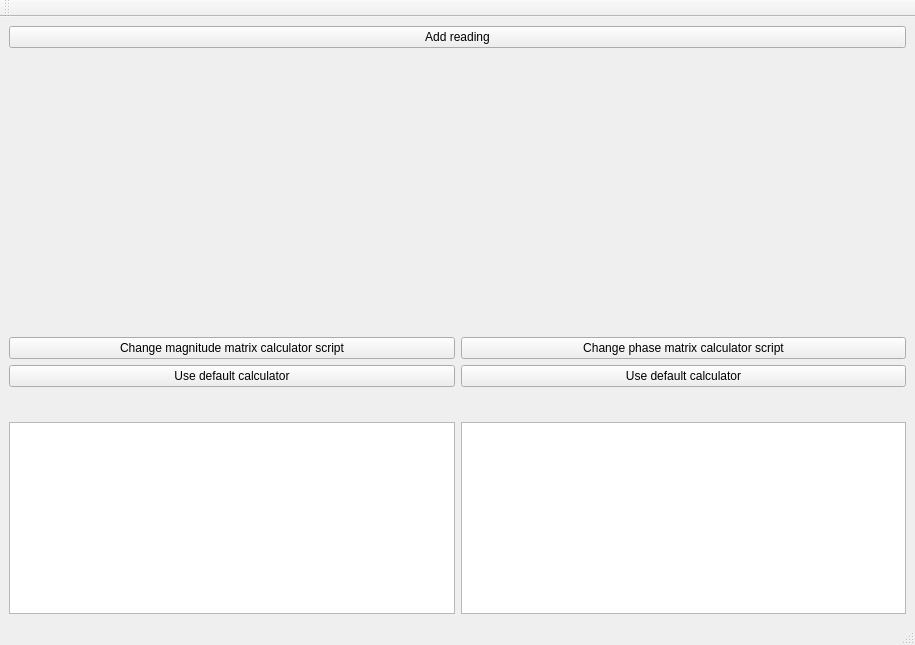
<?xml version="1.0" encoding="UTF-8"?>
<ui version="4.0">
 <class>MainWindow</class>
 <widget class="QMainWindow" name="MainWindow">
  <property name="geometry">
   <rect>
    <x>0</x>
    <y>0</y>
    <width>915</width>
    <height>645</height>
   </rect>
  </property>
  <property name="windowTitle">
   <string>MainWindow</string>
  </property>
  <widget class="QWidget" name="centralwidget">
   <layout class="QVBoxLayout" name="verticalLayout">
    <item>
     <widget class="QPushButton" name="AddReadingButton">
      <property name="text">
       <string>Add reading</string>
      </property>
     </widget>
    </item>
    <item>
     <widget class="ImpedanceGraphWidget" name="graphViewWidget" native="true"/>
    </item>
    <item>
     <layout class="QGridLayout" name="gridLayout">
      <item row="0" column="0">
       <widget class="QPushButton" name="magnitudeMatrixCalculatorChange">
        <property name="text">
         <string>Change magnitude matrix calculator script</string>
        </property>
       </widget>
      </item>
      <item row="2" column="1" alignment="Qt::AlignBottom">
       <widget class="QTableWidget" name="phaseMatrixWidget"/>
      </item>
      <item row="0" column="1">
       <widget class="QPushButton" name="phaseMatrixCalculatorChange">
        <property name="text">
         <string>Change phase matrix calculator script</string>
        </property>
       </widget>
      </item>
      <item row="2" column="0" alignment="Qt::AlignBottom">
       <widget class="QTableWidget" name="magnitudeMatrixWidget"/>
      </item>
      <item row="1" column="0">
       <widget class="QPushButton" name="useDefaultMagnitudeCalculator">
        <property name="text">
         <string>Use default calculator</string>
        </property>
        <property name="checkable">
         <bool>false</bool>
        </property>
       </widget>
      </item>
      <item row="1" column="1">
       <widget class="QPushButton" name="useDefaultPhaseCalculator">
        <property name="text">
         <string>Use default calculator</string>
        </property>
       </widget>
      </item>
     </layout>
    </item>
   </layout>
  </widget>
  <widget class="QStatusBar" name="statusbar"/>
  <widget class="QToolBar" name="toolBar">
   <property name="windowTitle">
    <string>toolBar</string>
   </property>
   <attribute name="toolBarArea">
    <enum>TopToolBarArea</enum>
   </attribute>
   <attribute name="toolBarBreak">
    <bool>false</bool>
   </attribute>
  </widget>
 </widget>
 <customwidgets>
  <customwidget>
   <class>ImpedanceGraphWidget</class>
   <extends>QWidget</extends>
   <header location="global">ImpedanceGraphWidget.h</header>
   <container>1</container>
   <slots>
    <signal>chartRemoved(size_t)</signal>
    <signal>chartRemoved()</signal>
   </slots>
  </customwidget>
 </customwidgets>
 <resources/>
 <connections/>
</ui>
